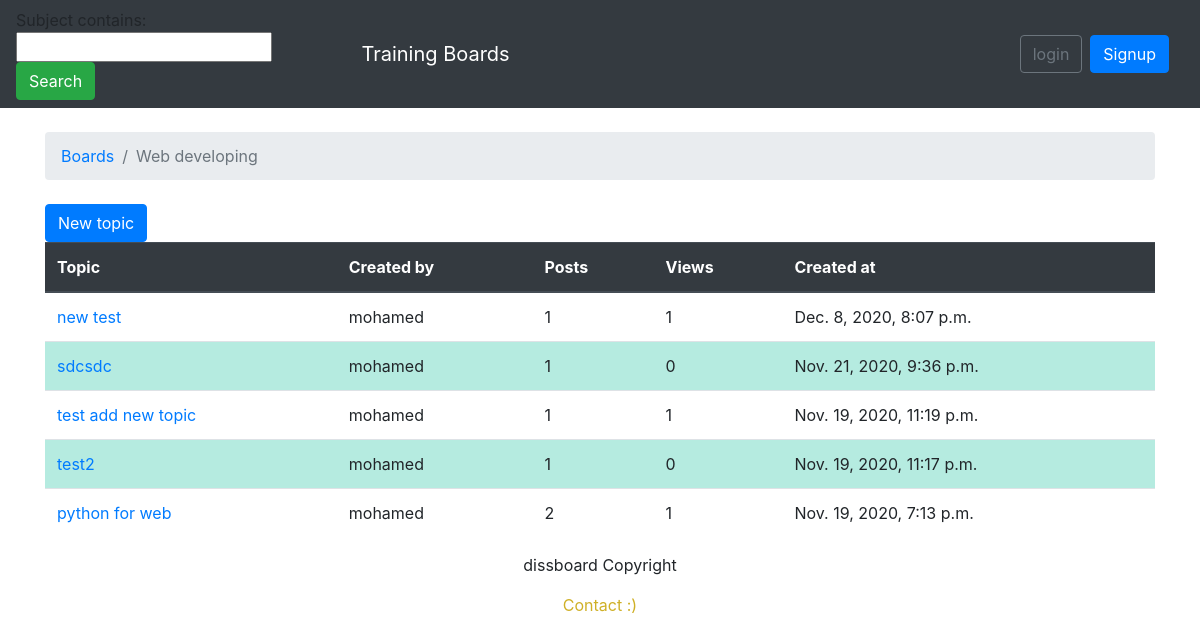
The page /boards/1/ on the database as committed earlier.
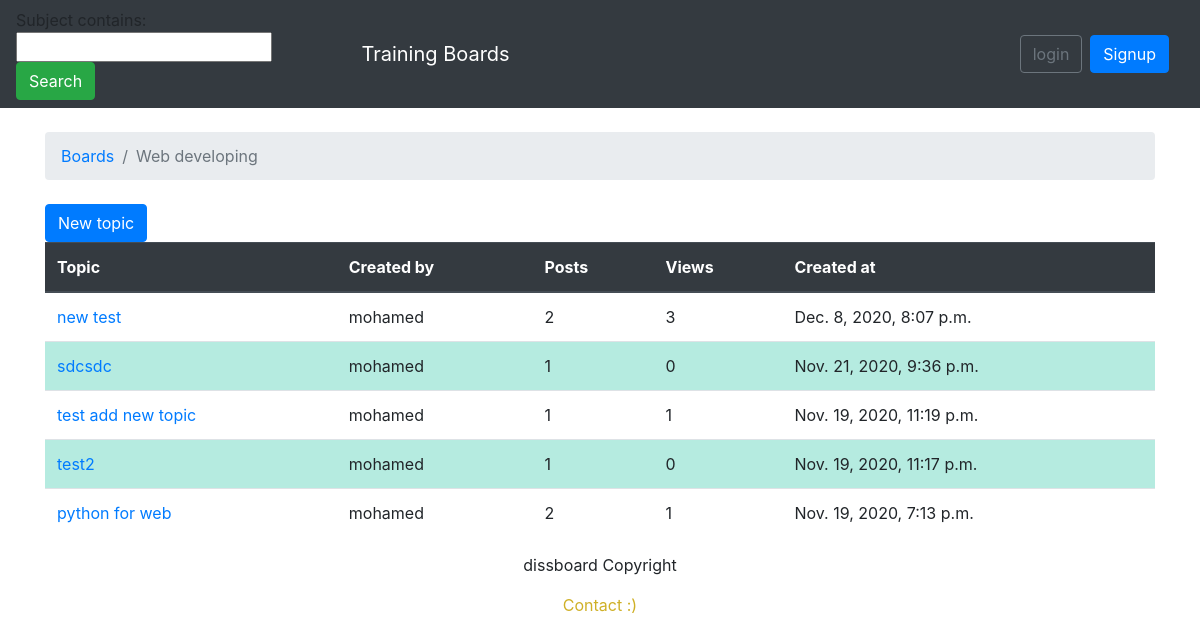
The same page on the database as committed later.
### boards/models.py (models this page shows, shortened)
class Board(models.Model):
    name = models.CharField(unique=True, max_length=50)
    description = models.CharField(max_length=150)

class Topic(models.Model):
    subject = models.CharField(max_length=255)
    board = models.ForeignKey(Board, related_name= 'topics', on_delete=models.CASCADE)
    created_by = models.ForeignKey(User, related_name= 'topics', on_delete=models.CASCADE)
    created_dt = models.DateTimeField(auto_now_add=True)
    views = models.PositiveIntegerField(default=0)
    updated_by = models.ForeignKey(User, null=True, related_name='+', on_delete=models.CASCADE)
    updated_dt = models.DateTimeField(null=True)

### boards/views.py (the view)
# urls.py: path('boards/<int:board_id>/',views.board_topics,name='board_topics'),
def board_topics(request,board_id):
    board = get_object_or_404(Board,pk=board_id)
    queryset = board.topics.order_by('-created_dt').annotate(comments=Count('posts'))
    page = request.GET.get('page',1)
    myfilter = TopicFilter(request.GET, queryset=queryset)
    queryset= myfilter.qs
    paginator = Paginator(queryset,20)
    try:
        topics = paginator.page(page)
    except PageNotAnInteger:
        topics = paginator.page(1)
    except EmptyPage:
        topics = paginator.page(paginator.num_pages)
    return render(request,'topics.html',{'board':board,'topics':topics, 'myfilter':myfilter})

### templates/topics.html (shortened to what this page needs)
{% extends 'base.html' %}
{%block search%}
<form class="form-inline" method="GET">
        {{myfilter.form}}
   <button class="btn btn-success" type="submit">Search</button>
 </form>
{%endblock search%}
{% block  breadcrumb %}
               <li class="breadcrumb-item"><a href="{% url 'home' %}"> Boards</a></li>
               <li class="breadcrumb-item active">{{board.name}}</li>
 {% endblock breadcrumb %}
          {% block content %}
            <a href="{% url 'new_topic' board.pk %}" class="btn btn-primary">New topic</a>
            <table class="table">
                    <thead class="thead-dark">
                    <tr>
                         <th>Topic</th>
                         <th>Created by</th>
                         <th>Posts</th>
                         <th>Views</th>
                         <th>Created at</th>
                    </tr>
                    </thead>
                    <tbody>
                    {% for topic in topics %}
                    <tr>
                        <td><a href="{% url 'topic_posts' board.pk topic.pk%}">{{ topic.subject }}</a></td>
                        <td>{{topic.created_by.username}}</td>
                        <td>{{topic.comments}}</td>
                        <td>{{topic.views}}</td>
                        <td>{{ topic.created_dt}}</td>
                    {% endfor %}
                    </tbody>
            </table>
          {% endblock content %}

### templates/base.html (shortened to what this page needs)
{% load static %}<!doctype html>
<html lang="en">
       <head>
              <link rel="stylesheet" href="{% static 'css/bootstrap.min.css' %}">
       </head>
       <body>
       {%block body%}
<nav class="navbar navbar-expand-sm navbar-dark bg-dark">
                {%block search%}
                {%endblock search%}
  <div class="container">
    <a class="navbar-brand" href="{% url 'home' %}">Training Boards</a>
    <div class="collapse navbar-collapse" id="mainMenu">
      {%if user.is_authenticated%}
      <ul class="navbar-nav ml-auto">
        <li class="nav-item dropdown">
          <a class="nav-link dropdown-toggle" href="#" id="userMenu" data-toggle="dropdown" aria-haspopup="true" aria-expanded="false">
            Welcome {{ user.username }}
          </a>
          <div class="dropdown-menu dropdown-menu-right" aria-labelledby="userMenu">
            <a class="dropdown-item" href="{%url 'my_account'%}">My account</a>
            <a class="dropdown-item" href="{%url 'password_change'%}">Change password</a>
            <div class="dropdown-divider"></div>
            <a class="dropdown-item" href="{% url 'logout' %}">Log out</a>
          </div>
        </li>
      </ul>
        {%else%}
        <form class="form-inline ml-auto">
        <a href="{%url 'login'%}" class="btn btn-outline-secondary">login</a>
        <a href="{%url 'signup'%}" class="btn btn-primary ml-2">Signup</a>
        </form>
            {%endif%}
    </div>
  </div>
</nav>
         <div class="container">
            <ol class="breadcrumb my-4">
               {% block  breadcrumb %}
               {% endblock breadcrumb %}
            </ol>
            {% block content %}
            {% endblock content %}
         </div>
       {%endblock body%}
    <footer class="container-fluid text-center">
        <p>dissboard Copyright</p>
      <div class="container-fluid text-center">
        <a href="{%url 'contactus'%}" style="color:#cfb027">Contact :)</a>
      </div>
    </footer>
       </body>
</html>

Rows that differ between the two databases and show on the page:
changed Topic "new test": comments "1" → "2"; views "1" → "3"
